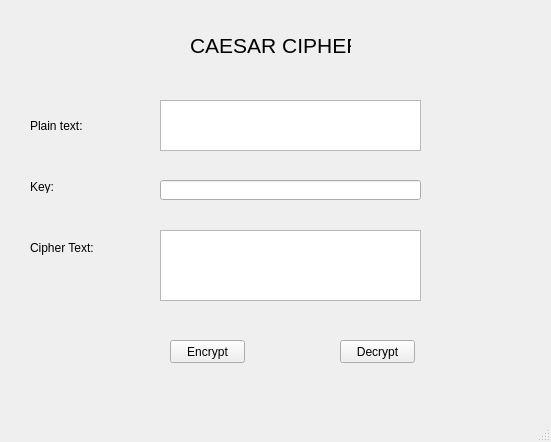
<?xml version="1.0" encoding="UTF-8"?>
<ui version="4.0">
 <class>MainWindow</class>
 <widget class="QMainWindow" name="MainWindow">
  <property name="geometry">
   <rect>
    <x>0</x>
    <y>0</y>
    <width>551</width>
    <height>442</height>
   </rect>
  </property>
  <property name="windowTitle">
   <string>MainWindow</string>
  </property>
  <widget class="QWidget" name="centralwidget">
   <widget class="QLabel" name="label">
    <property name="geometry">
     <rect>
      <x>190</x>
      <y>30</y>
      <width>161</width>
      <height>31</height>
     </rect>
    </property>
    <property name="font">
     <font>
      <pointsize>16</pointsize>
     </font>
    </property>
    <property name="text">
     <string>CAESAR CIPHER</string>
    </property>
   </widget>
   <widget class="QLabel" name="txt_plaintext">
    <property name="geometry">
     <rect>
      <x>30</x>
      <y>110</y>
      <width>71</width>
      <height>31</height>
     </rect>
    </property>
    <property name="text">
     <string>Plain text:</string>
    </property>
   </widget>
   <widget class="QTextEdit" name="txt_plaintext_2">
    <property name="geometry">
     <rect>
      <x>160</x>
      <y>100</y>
      <width>261</width>
      <height>51</height>
     </rect>
    </property>
   </widget>
   <widget class="QLineEdit" name="txt_key">
    <property name="geometry">
     <rect>
      <x>160</x>
      <y>180</y>
      <width>261</width>
      <height>20</height>
     </rect>
    </property>
   </widget>
   <widget class="QLabel" name="txt_key_2">
    <property name="geometry">
     <rect>
      <x>30</x>
      <y>180</y>
      <width>47</width>
      <height>13</height>
     </rect>
    </property>
    <property name="text">
     <string>Key:</string>
    </property>
   </widget>
   <widget class="QLabel" name="txt_ciphertext">
    <property name="geometry">
     <rect>
      <x>30</x>
      <y>240</y>
      <width>91</width>
      <height>16</height>
     </rect>
    </property>
    <property name="text">
     <string>Cipher Text:</string>
    </property>
   </widget>
   <widget class="QTextEdit" name="txt_cipher">
    <property name="geometry">
     <rect>
      <x>160</x>
      <y>230</y>
      <width>261</width>
      <height>71</height>
     </rect>
    </property>
   </widget>
   <widget class="QPushButton" name="btn_encrypt">
    <property name="geometry">
     <rect>
      <x>170</x>
      <y>340</y>
      <width>75</width>
      <height>23</height>
     </rect>
    </property>
    <property name="text">
     <string>Encrypt</string>
    </property>
   </widget>
   <widget class="QPushButton" name="btn_decrypt">
    <property name="geometry">
     <rect>
      <x>340</x>
      <y>340</y>
      <width>75</width>
      <height>23</height>
     </rect>
    </property>
    <property name="text">
     <string>Decrypt</string>
    </property>
   </widget>
  </widget>
  <widget class="QMenuBar" name="menubar">
   <property name="geometry">
    <rect>
     <x>0</x>
     <y>0</y>
     <width>551</width>
     <height>21</height>
    </rect>
   </property>
  </widget>
  <widget class="QStatusBar" name="statusbar"/>
 </widget>
 <resources/>
 <connections/>
</ui>
